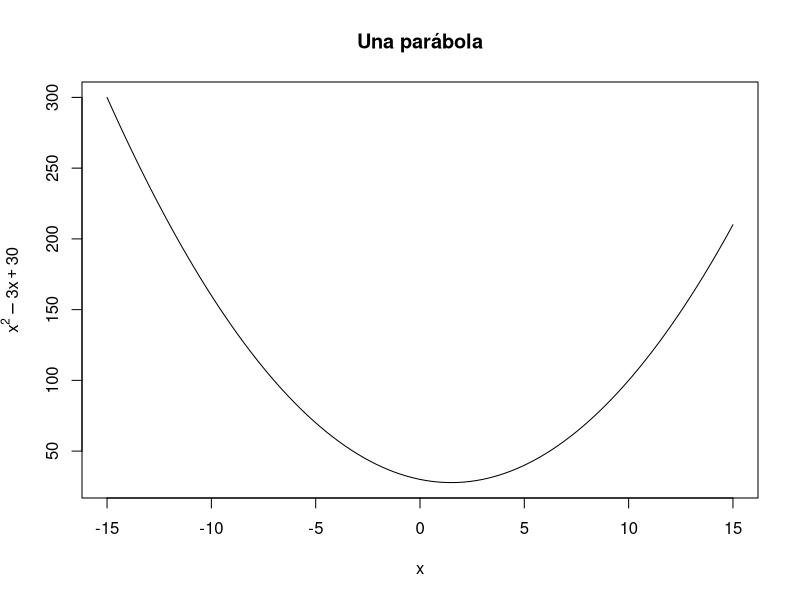
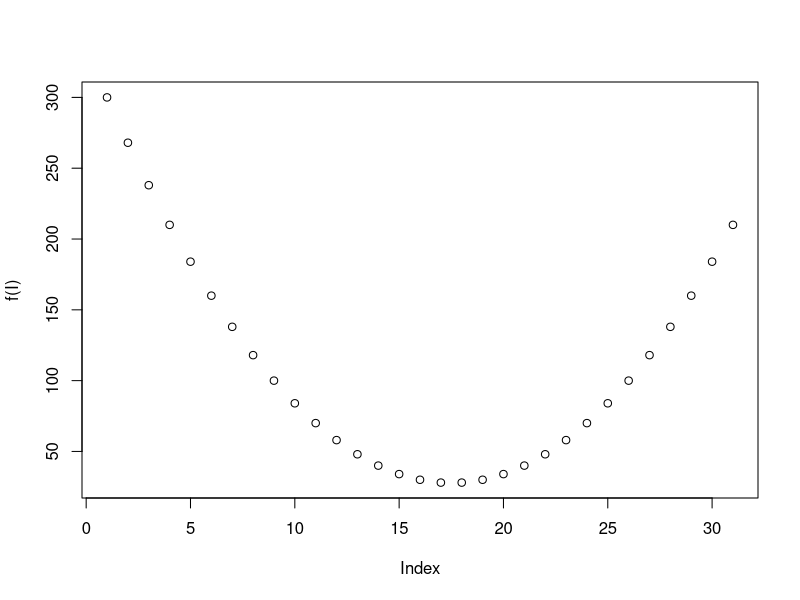
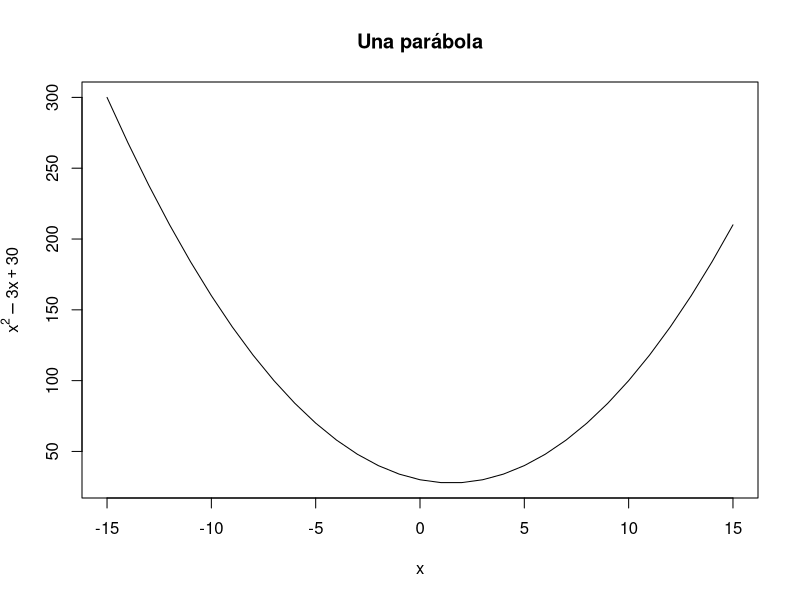
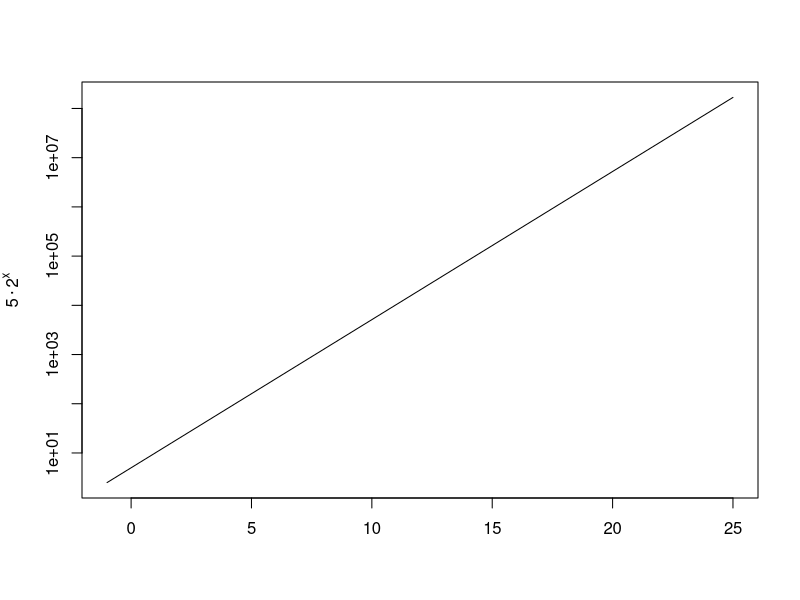
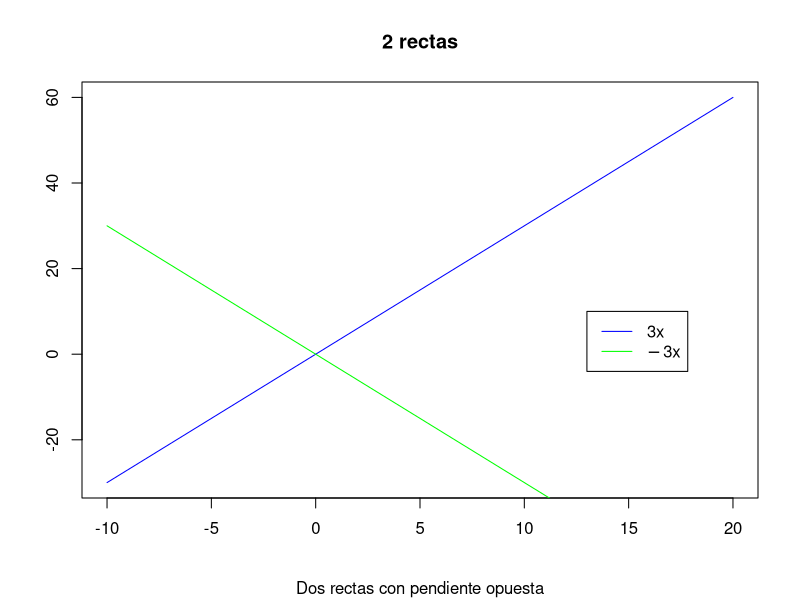
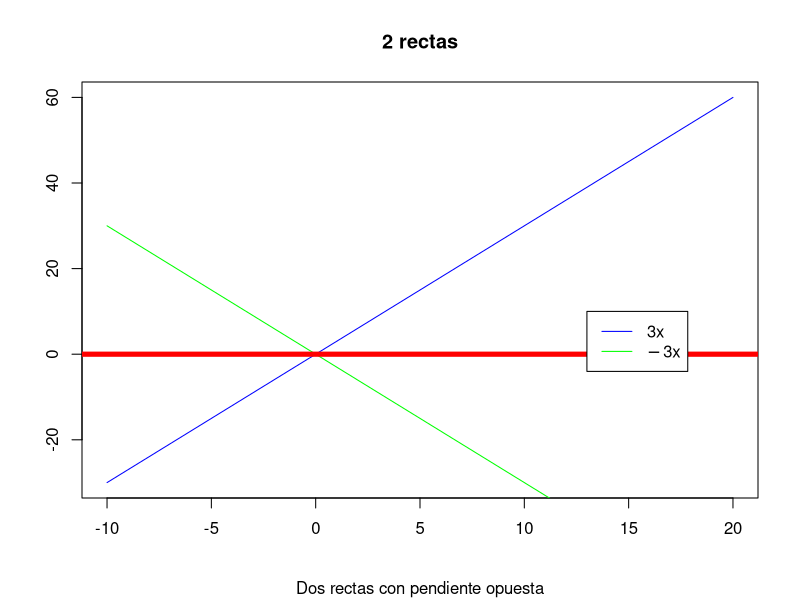
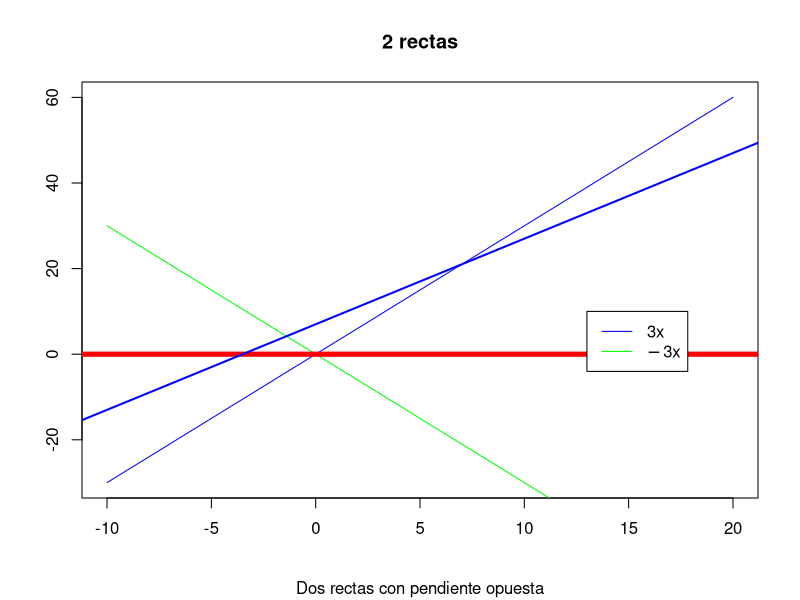

Recreate these plots in R, in order.
## ---- chunk 1
knitr::opts_chunk$set(echo = TRUE)
## ---- chunk 2
f <- function(x){x^2 - 3*x + 30}
curve(f, from = -15, to = 15, main = "Una parábola",
      xlab = expression(x), ylab = expression(x^2 - 3*x + 30))
## ---- chunk 3
f <- function(x){x^2 - 3*x + 30}
I = c(-15:15)
plot(f(I))
## ---- chunk 4
f <- function(x){x^2 - 3*x + 30}
I = c(-15:15)
plot(I, f(I), main = "Una parábola", type = "l",
     xlab = expression(x), ylab = expression(x^2 - 3*x + 30))
## ---- chunk 5
curve(5*2^x, from = -1, to = 25, log = "y",
      xlab = "", ylab = expression(5%.%2^x))
## ---- chunk 6
f1 <- function(x){3*x}
f2 <- function(x){-3*x}

curve(f1, from = -10, to = 20, xlab = "", ylab = "",
      main = "2 rectas", sub = "Dos rectas con pendiente opuesta", col = "blue")
curve(f2, col = "green", add = TRUE)
legend(x = 13, y = 10,
       col = c("blue", "green"),
       legend = c(expression(3*x), expression(-3*x)),
       lwd = 1,
       bty = "l", bg = "white")
## ---- chunk 7
f1 <- function(x){3*x}
f2 <- function(x){-3*x}

curve(f1, from = -10, to = 20, xlab = "", ylab = "",
      main = "2 rectas", sub = "Dos rectas con pendiente opuesta", col = "blue")
curve(f2, col = "green", add = TRUE)
abline(h = 0, col = "red", lwd = 5)
legend(x = 13, y = 10,
       col = c("blue", "green"),
       legend = c(expression(3*x), expression(-3*x)),
       lwd = 1,
       bty = "l", bg = "white")
## ---- chunk 8
f1 <- function(x){3*x}
f2 <- function(x){-3*x}

curve(f1, from = -10, to = 20, xlab = "", ylab = "",
      main = "2 rectas", sub = "Dos rectas con pendiente opuesta", col = "blue")
curve(f2, col = "green", add = TRUE)
abline(h = 0, col = "red", lwd = 5)
abline(a = 7, b = 2, col = "blue", lwd = 2)
legend(x = 13, y = 10,
       col = c("blue", "green"),
       legend = c(expression(3*x), expression(-3*x)),
       lwd = 1,
       bty = "l", bg = "white")
